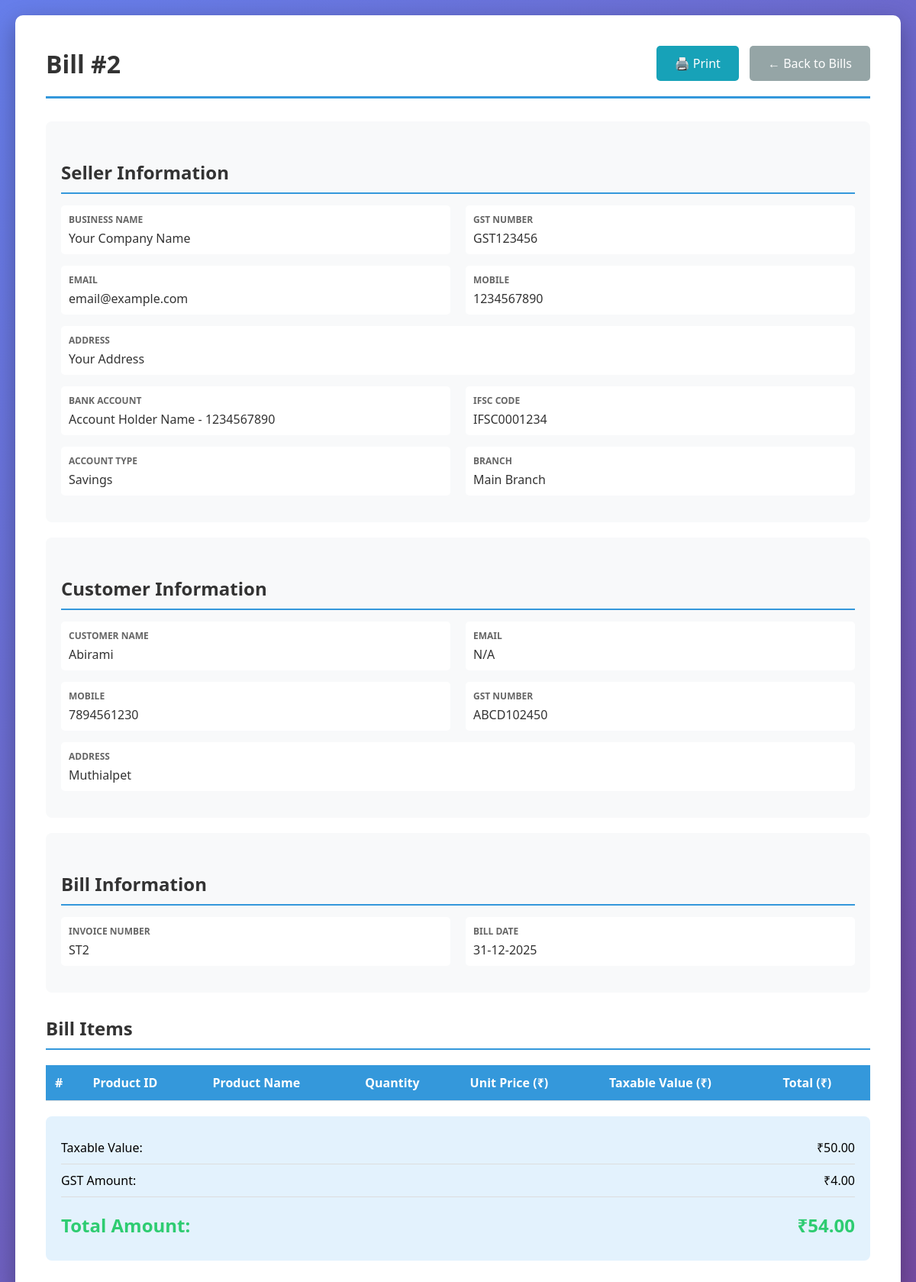
Before: /billing/view/2 with the older database file.
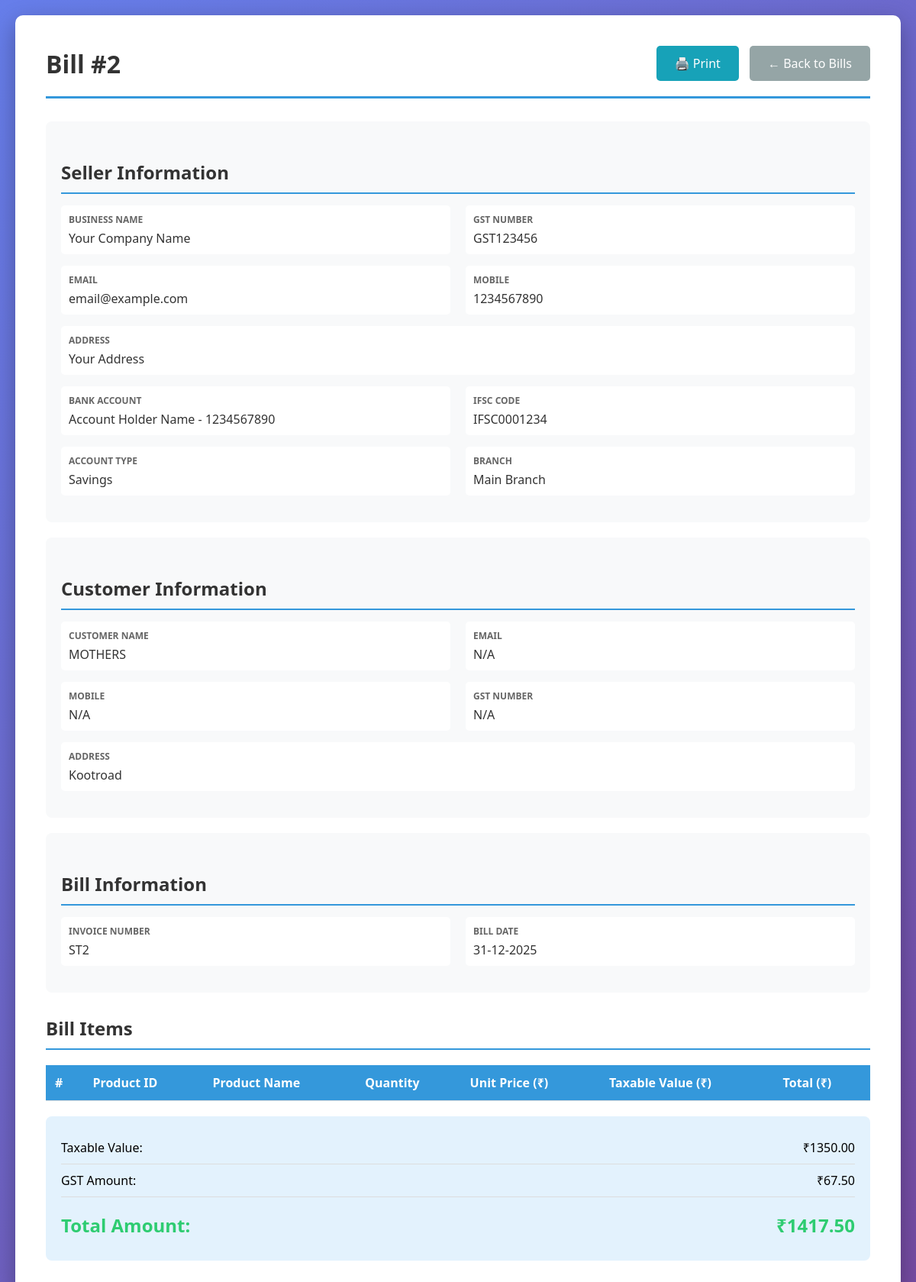
After: the same page with the newer database file.
### tables this page shows
CREATE TABLE customers (
                    id INTEGER PRIMARY KEY AUTOINCREMENT,
                    customer_id TEXT UNIQUE NOT NULL,
                    vendor_code TEXT UNIQUE,
                    name TEXT NOT NULL,
                    email TEXT,
                    mobile TEXT,
                    address TEXT,
                    state TEXT,
                    gst_number TEXT,
                    created_at TIMESTAMP DEFAULT CURRENT_TIMESTAMP
                );

CREATE TABLE billing (
                    id INTEGER PRIMARY KEY AUTOINCREMENT,
                    bill_id TEXT UNIQUE NOT NULL,
                    customer_id INTEGER NOT NULL,
                    bill_date DATE NOT NULL,
                    subtotal REAL DEFAULT 0.0,
                    gst_amount REAL DEFAULT 0.0,
                    total_amount REAL NOT NULL DEFAULT 0.0,
                    payment_status TEXT DEFAULT 'Pending',
                    notes TEXT,
                    created_at TIMESTAMP DEFAULT CURRENT_TIMESTAMP,
                    FOREIGN KEY (customer_id) REFERENCES customers (id)
                );

### routes/billing.py (the view)
@billing_bp.route('/view/<int:id>')
def view(id):
    conn = get_db_connection()
    bill = conn.execute('''
        SELECT b.*, c.name as customer_name, c.email, c.mobile, c.address, c.gst_number
        FROM billing b
        JOIN customers c ON b.customer_id = c.id
        WHERE b.id = ?
    ''', (id,)).fetchone()
    if not bill:
        flash('Bill not found!', 'error')
        conn.close()
        return redirect(url_for('billing.index'))
    bill_dict = dict(bill)
    if bill_dict['bill_date']:
        date_obj = datetime.strptime(bill_dict['bill_date'], '%Y-%m-%d')
        bill_dict['bill_date'] = date_obj.strftime('%d-%m-%Y')
    items = conn.execute('''
        SELECT bi.*, i.product_id as inventory_product_id
        FROM billing_items bi
        LEFT JOIN inventory i ON bi.product_id = i.id
        WHERE bi.bill_id = ?
        ORDER BY bi.id
    ''', (id,)).fetchall()
    seller = conn.execute('SELECT * FROM seller_info ORDER BY id DESC LIMIT 1').fetchone()
    conn.close()
    return render_template('billing/view.html', bill=bill_dict, items=items, seller=seller)

### database.py (called while the page is built)
def get_db_connection():
    conn = sqlite3.connect(DATABASE)
    conn.row_factory = sqlite3.Row
    return conn

### templates/billing/view.html (shortened to what the changed rows need)
<!DOCTYPE html>
<html lang="en">
<head>
</head>
<body>
    <div class="container">
        <div class="header">
            <h1>Bill #{{ bill['id'] }}</h1>
            <div class="no-print">
                <a href="{{ url_for('billing.print_bill', id=bill['id']) }}" target="_blank" class="btn btn-info">🖨️ Print</a>
                <a href="{{ url_for('billing.index') }}" class="btn btn-secondary">← Back to Bills</a>
            </div>
        </div>
        {% if seller %}
        <div class="info-section">
            <h2>Seller Information</h2>
        </div>
        {% endif %}
        <div class="info-section">
            <h2>Customer Information</h2>
            <div class="info-row">
                <div class="info-item">
                    <div class="info-label">Customer Name</div>
                    <div class="info-value">{{ bill['customer_name'] }}</div>
                </div>
                <div class="info-item">
                    <div class="info-label">Email</div>
                    <div class="info-value">{{ bill['email'] or 'N/A' }}</div>
                </div>
            </div>
            <div class="info-row">
                <div class="info-item">
                    <div class="info-label">Mobile</div>
                    <div class="info-value">{{ bill['mobile'] or 'N/A' }}</div>
                </div>
                <div class="info-item">
                    <div class="info-label">GST Number</div>
                    <div class="info-value">{{ bill['gst_number'] or 'N/A' }}</div>
                </div>
            </div>
            <div class="info-row">
                <div class="info-item" style="grid-column: 1 / -1;">
                    <div class="info-label">Address</div>
                    <div class="info-value">{{ bill['address'] or 'N/A' }}</div>
                </div>
            </div>
        </div>
        <div class="info-section">
            <h2>Bill Information</h2>
            <div class="info-row">
                <div class="info-item">
                    <div class="info-label">Invoice Number</div>
                    <div class="info-value">{{ bill['bill_id'] }}</div>
                </div>
                <div class="info-item">
                    <div class="info-label">Bill Date</div>
                    <div class="info-value">{{ bill['bill_date'] }}</div>
                </div>
            </div>
        </div>
        <h2>Bill Items</h2>
        <table>
            <thead>
                <tr>
                    <th>#</th>
                    <th>Product ID</th>
                    <th>Product Name</th>
                    <th>Quantity</th>
                    <th>Unit Price (₹)</th>
                    <th>Taxable Value (₹)</th>
                    <th>Total (₹)</th>
                </tr>
            </thead>
        </table>
        <div class="totals-box">
            <div class="total-row">
                <span>Taxable Value:</span>
                <span>₹{{ "%.2f"|format(bill['subtotal']) }}</span>
            </div>
            <div class="total-row">
                <span>GST Amount:</span>
                <span>₹{{ "%.2f"|format(bill['gst_amount']) }}</span>
            </div>
            <div class="total-row">
                <span>Total Amount:</span>
                <span>₹{{ "%.2f"|format(bill['total_amount']) }}</span>
            </div>
        </div>
    </div>
</body>
</html>
</body>
</html>

Changed rows visible on the page:
no longer on this page (row unchanged): customers: customer_name "Abirami", email "N/A", mobile "7894561230", gst_number "ABCD102450", address "Muthialpet"
changed billing "ST2": subtotal "50.00" → "1350.00"; gst_amount "4.00" → "67.50"; total_amount "54.00" → "1417.50"
added customers: customer_name "MOTHERS", email "N/A", mobile "N/A", gst_number "N/A", address "Kootroad"
